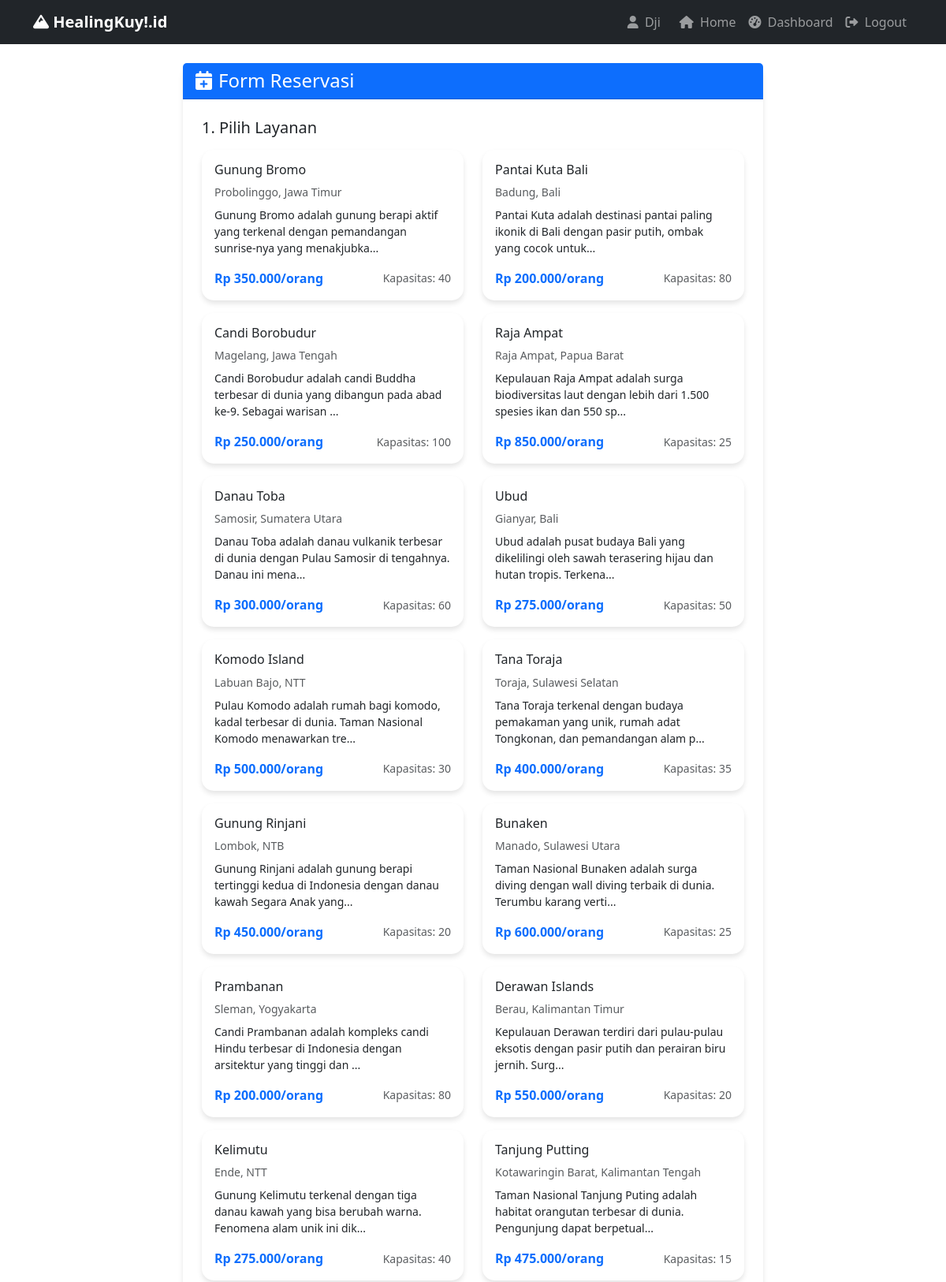
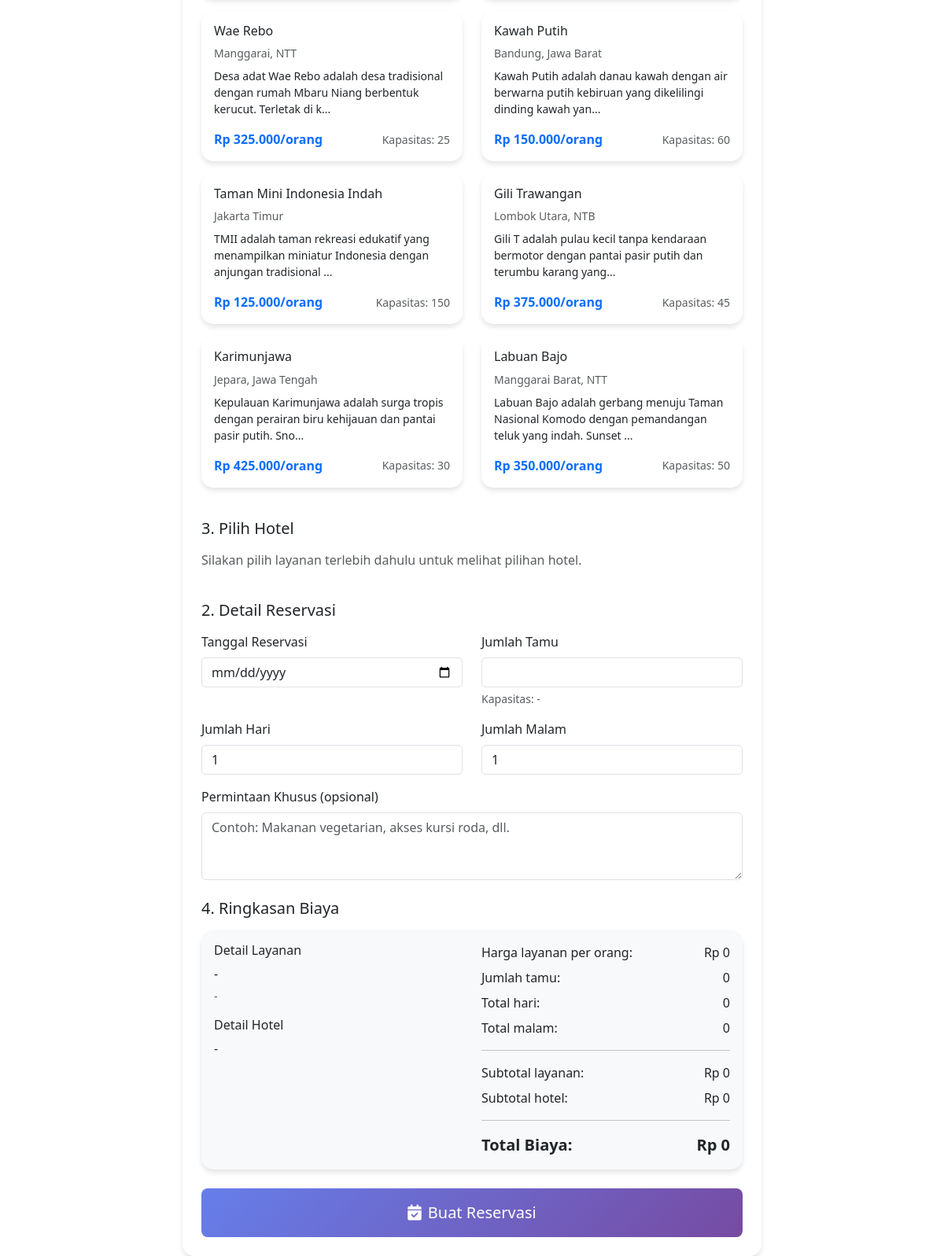
Screenshot of /user/reservation.php (signed in) with the database file from the repository (2 pictures, top to bottom).
### tables this page shows
CREATE TABLE `services` (
  `id` int(11) NOT NULL,
  `name` varchar(200) NOT NULL,
  `type` enum('alam','buatan') NOT NULL,
  `location` varchar(255) NOT NULL,
  `description` text DEFAULT NULL,
  `price` decimal(10,2) NOT NULL,
  `capacity` int(11) NOT NULL,
  `image` varchar(255) DEFAULT NULL,
  `status` enum('active','inactive') DEFAULT 'active',
  `created_at` timestamp NOT NULL DEFAULT current_timestamp()
);

### user/reservation.php (the view, shortened to what this page needs)
 <?php
include '../includes/config.php';
$services = $pdo->query("SELECT * FROM services WHERE status = 'active'")->fetchAll();
?>
<!DOCTYPE html>
<html lang="id">
<head>
    <link href="https://cdn.jsdelivr.net/npm/bootstrap@5.3.0/dist/css/bootstrap.min.css" rel="stylesheet">
    <link href="https://cdnjs.cloudflare.com/ajax/libs/font-awesome/6.0.0/css/all.min.css" rel="stylesheet">
</head>
<body>
    <nav class="navbar navbar-expand-lg navbar-dark bg-dark">
        <div class="container">
            <a class="navbar-brand fw-bold" href="../index.php">
                <i class="fas fa-mountain"></i> HealingKuy!.id
            </a>
            <div class="navbar-nav ms-auto">
                <span class="navbar-text me-3">
                    <i class="fas fa-user me-1"></i> <?php echo $_SESSION['name']; ?>
                </span>
                <a class="nav-link" href="../index.php"><i class="fas fa-home me-1"></i> Home</a>
                <a class="nav-link" href="dashboard.php"><i class="fas fa-tachometer-alt me-1"></i> Dashboard</a>
                <a class="nav-link" href="../logout.php"><i class="fas fa-sign-out-alt me-1"></i> Logout</a>
            </div>
        </div>
    </nav>
    <div class="container mt-4">
        <div class="row">
            <div class="col-md-8 mx-auto">
                <div class="card">
                    <div class="card-header bg-primary text-white">
                        <h4 class="mb-0"><i class="fas fa-calendar-plus me-2"></i>Form Reservasi</h4>
                    </div>
                    <div class="card-body p-4">
                        <form method="POST" id="reservationForm">
                            <div class="mb-4">
                                <h5 class="mb-3">1. Pilih Layanan</h5>
                                <div class="row">
                                    <?php foreach($services as $service): ?>
                                    <div class="col-md-6 mb-3">
                                        <div class="card service-card h-100" data-service-id="<?php echo $service['id']; ?>" data-price="<?php echo $service['price']; ?>" data-capacity="<?php echo $service['capacity']; ?>">
                                            <div class="card-body">
                                                <h6 class="card-title"><?php echo $service['name']; ?></h6>
                                                <p class="card-text text-muted small mb-2"><?php echo $service['location']; ?></p>
                                                <p class="card-text small"><?php echo substr($service['description'], 0, 100); ?>...</p>
                                                <div class="d-flex justify-content-between align-items-center">
                                                    <span class="text-primary fw-bold">Rp <?php echo number_format($service['price'], 0, ',', '.'); ?>/orang</span>
                                                    <small class="text-muted">Kapasitas: <?php echo $service['capacity']; ?></small>
                                                </div>
                                            </div>
                                        </div>
                                    </div>
                                    <?php endforeach; ?>
                                </div>
                            </div>
                            <div class="mb-4">
                                <h5 class="mb-3">3. Pilih Hotel</h5>
                                <div class="row" id="hotel-selection">
                                    <div class="col-12">
                                        <p class="text-muted">Silakan pilih layanan terlebih dahulu untuk melihat pilihan hotel.</p>
                                    </div>
                                </div>
                            </div>
                            <div class="mb-4">
                                <h5 class="mb-3">2. Detail Reservasi</h5>
                                <div class="row">
                                    <div class="col-md-6">
                                        <div class="mb-3">
                                            <label for="reservation_date" class="form-label">Tanggal Reservasi</label>
                                            <input type="date" class="form-control" id="reservation_date" name="reservation_date" min="<?php echo date('Y-m-d'); ?>" required>
                                        </div>
                                    </div>
                                    <div class="col-md-6">
                                        <div class="mb-3">
                                            <label for="guests" class="form-label">Jumlah Tamu</label>
                                            <input type="number" class="form-control" id="guests" name="guests" min="1" required>
                                            <div class="form-text" id="capacity-info">Kapasitas: -</div>
                                        </div>
                                    </div>
                                </div>
                                <div class="row">
                                    <div class="col-md-6">
                                        <div class="mb-3">
                                            <label for="days" class="form-label">Jumlah Hari</label>
                                            <input type="number" class="form-control" id="days" name="days" min="1" value="1" required>
                                        </div>
                                    </div>
                                    <div class="col-md-6">
                                        <div class="mb-3">
                                            <label for="nights" class="form-label">Jumlah Malam</label>
                                            <input type="number" class="form-control" id="nights" name="nights" min="1" value="1" required>
                                        </div>
                                    </div>
                                </div>
                                <div class="mb-3">
                                    <label for="special_requests" class="form-label">Permintaan Khusus (opsional)</label>
                                    <textarea class="form-control" id="special_requests" name="special_requests" rows="3" placeholder="Contoh: Makanan vegetarian, akses kursi roda, dll."></textarea>
                                </div>
                            </div>
                            <div class="mb-4">
                                <h5 class="mb-3">4. Ringkasan Biaya</h5>
                                <div class="card bg-light">
                                    <div class="card-body">
                                        <div class="row">
                                            <div class="col-md-6">
                                                <h6>Detail Layanan</h6>
                                                <p class="mb-1" id="service-summary">-</p>
                                                <small class="text-muted" id="location-summary">-</small>
                                                <h6 class="mt-3">Detail Hotel</h6>
                                                <p class="mb-1" id="hotel-summary">-</p>
                                            </div>
                                            <div class="col-md-6">
                                                <div class="d-flex justify-content-between mb-2">
                                                    <span>Harga layanan per orang:</span>
                                                    <span id="price-per-person">Rp 0</span>
                                                </div>
                                                <div class="d-flex justify-content-between mb-2">
                                                    <span>Jumlah tamu:</span>
                                                    <span id="guest-count">0</span>
                                                </div>
                                                <div class="d-flex justify-content-between mb-2">
                                                    <span>Total hari:</span>
                                                    <span id="total-days">0</span>
                                                </div>
                                                <div class="d-flex justify-content-between mb-2">
                                                    <span>Total malam:</span>
                                                    <span id="total-nights">0</span>
                                                </div>
                                                <hr>
                                                <div class="d-flex justify-content-between mb-2">
                                                    <span>Subtotal layanan:</span>
                                                    <span id="subtotal-service">Rp 0</span>
                                                </div>
                                                <div class="d-flex justify-content-between mb-2">
                                                    <span>Subtotal hotel:</span>
                                                    <span id="subtotal-hotel">Rp 0</span>
                                                </div>
                                                <hr>
                                                <div class="d-flex justify-content-between fw-bold fs-5">
                                                    <span>Total Biaya:</span>
                                                    <span id="total-cost">Rp 0</span>
                                                </div>
                                            </div>
                                        </div>
                                    </div>
                                </div>
                            </div>
                            <button type="submit" class="btn btn-primary btn-lg w-100 py-3">
                                <i class="fas fa-calendar-check me-2"></i>Buat Reservasi
                            </button>
                        </form>
                    </div>
                </div>
            </div>
        </div>
    </div>
</body>
</html>

### user/reservation.php (style rules this page uses)
.card { border: none; border-radius: 15px; box-shadow: 0 4px 6px rgba(0,0,0,0.1); }
.btn-primary { background: linear-gradient(135deg, #667eea 0%, #764ba2 100%); border: none; }
.service-card { transition: transform 0.3s; cursor: pointer; }

### rows the page displays
services: name "Gunung Bromo", location "Probolinggo, Jawa Timur", description "Gunung Bromo adalah gunung berapi aktif yang terkenal dengan pemandangan sunrise-nya yang menakjubka", price "350.000", capacity "40"
services: name "Pantai Kuta Bali", location "Badung, Bali", description "Pantai Kuta adalah destinasi pantai paling ikonik di Bali dengan pasir putih, ombak yang cocok untuk", price "200.000", capacity "80"
services: name "Candi Borobudur", location "Magelang, Jawa Tengah", description "Candi Borobudur adalah candi Buddha terbesar di dunia yang dibangun pada abad ke-9. Sebagai warisan", price "250.000", capacity "100"
services: name "Raja Ampat", location "Raja Ampat, Papua Barat", description "Kepulauan Raja Ampat adalah surga biodiversitas laut dengan lebih dari 1.500 spesies ikan dan 550 sp", price "850.000", capacity "25"
services: name "Danau Toba", location "Samosir, Sumatera Utara", description "Danau Toba adalah danau vulkanik terbesar di dunia dengan Pulau Samosir di tengahnya. Danau ini mena", price "300.000", capacity "60"
services: name "Ubud", location "Gianyar, Bali", description "Ubud adalah pusat budaya Bali yang dikelilingi oleh sawah terasering hijau dan hutan tropis. Terkena", price "275.000", capacity "50"
services: name "Komodo Island", location "Labuan Bajo, NTT", description "Pulau Komodo adalah rumah bagi komodo, kadal terbesar di dunia. Taman Nasional Komodo menawarkan tre", price "500.000", capacity "30"
services: name "Tana Toraja", location "Toraja, Sulawesi Selatan", description "Tana Toraja terkenal dengan budaya pemakaman yang unik, rumah adat Tongkonan, dan pemandangan alam p", price "400.000", capacity "35"
services: name "Gunung Rinjani", location "Lombok, NTB", description "Gunung Rinjani adalah gunung berapi tertinggi kedua di Indonesia dengan danau kawah Segara Anak yang", price "450.000", capacity "20"
services: name "Bunaken", location "Manado, Sulawesi Utara", description "Taman Nasional Bunaken adalah surga diving dengan wall diving terbaik di dunia. Terumbu karang verti", price "600.000", capacity "25"
services: name "Prambanan", location "Sleman, Yogyakarta", description "Candi Prambanan adalah kompleks candi Hindu terbesar di Indonesia dengan arsitektur yang tinggi dan", price "200.000", capacity "80"
services: name "Derawan Islands", location "Berau, Kalimantan Timur", description "Kepulauan Derawan terdiri dari pulau-pulau eksotis dengan pasir putih dan perairan biru jernih. Surg", price "550.000", capacity "20"
services: name "Kelimutu", location "Ende, NTT", description "Gunung Kelimutu terkenal dengan tiga danau kawah yang bisa berubah warna. Fenomena alam unik ini dik", price "275.000", capacity "40"
services: name "Tanjung Putting", location "Kotawaringin Barat, Kalimantan Tengah", description "Taman Nasional Tanjung Puting adalah habitat orangutan terbesar di dunia. Pengunjung dapat berpetual", price "475.000", capacity "15"
services: name "Wae Rebo", location "Manggarai, NTT", description "Desa adat Wae Rebo adalah desa tradisional dengan rumah Mbaru Niang berbentuk kerucut. Terletak di k", price "325.000", capacity "25"
services: name "Kawah Putih", location "Bandung, Jawa Barat", description "Kawah Putih adalah danau kawah dengan air berwarna putih kebiruan yang dikelilingi dinding kawah yan", price "150.000", capacity "60"
services: name "Taman Mini Indonesia Indah", location "Jakarta Timur", description "TMII adalah taman rekreasi edukatif yang menampilkan miniatur Indonesia dengan anjungan tradisional", price "125.000", capacity "150"
services: name "Gili Trawangan", location "Lombok Utara, NTB", description "Gili T adalah pulau kecil tanpa kendaraan bermotor dengan pantai pasir putih dan terumbu karang yang", price "375.000", capacity "45"
services: name "Karimunjawa", location "Jepara, Jawa Tengah", description "Kepulauan Karimunjawa adalah surga tropis dengan perairan biru kehijauan dan pantai pasir putih. Sno", price "425.000", capacity "30"
services: name "Labuan Bajo", location "Manggarai Barat, NTT", description "Labuan Bajo adalah gerbang menuju Taman Nasional Komodo dengan pemandangan teluk yang indah. Sunset", price "350.000", capacity "50"

### other values shown
$_SESSION['name'] "Dji"
